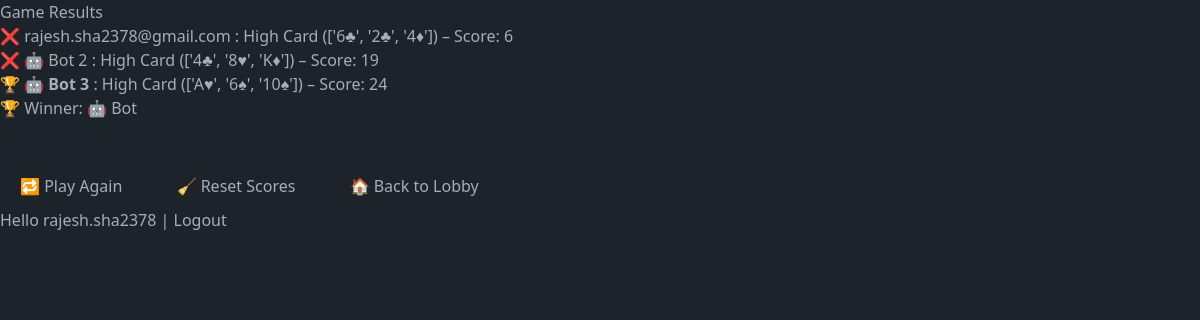
/reveal/c2f78ed4/ (signed in), run on the app's committed database.
### home/models.py (models this page shows)
class Player(models.Model):
    user = models.ForeignKey(User, on_delete=models.CASCADE, null=True, blank=True)
    room = models.ForeignKey(GameRoom, on_delete=models.CASCADE)
    card = models.JSONField(null=True, blank=True)
    total_score = models.IntegerField(default=0)
    has_played = models.BooleanField(default=False)
    is_bot = models.BooleanField(default=False)
    score = models.IntegerField(default=0)

### home/views.py (the view)
# urls.py: path('reveal/<str:room_code>/', views.reveal_game, name='reveal_game'),
def reveal_game(request, room_code):
    room = get_object_or_404(GameRoom, room_code=room_code)
    players = Player.objects.filter(room=room)
    evaluated = []
    for p in players:
        if len(p.card) == 3:
            hand_rank = evaluate_hand(p.card)
            rank_num, card_vals = hand_rank
            rank_name = ["Trail", "Pure Sequence", "Sequence", "Flush", "Pair", "High Card"][rank_num - 1]
            score = sum(card_vals)
            p.score = score
            p.total_score += score
            p.save()
            evaluated.append((p, rank_num, card_vals, rank_name))
    if not evaluated:
        return redirect("/lobby/")
    winner_player, *_ = max(evaluated, key=lambda x: (-x[1], x[2]))
    return render(request, "home/reveal.html", {
    "players": players,
    "winner": winner_player,
    "room_code": room.room_code,
    "current_player": players.filter(user=request.user).first(),
    "evaluated": evaluated,
})

### home/utils.py (called while the page is built)
def evaluate_hand(hand):
    rank_order = {r: i for i, r in enumerate(RANKS)}
    values = sorted([rank_order[c[:-1]] for c in hand], reverse=True)
    suits  = [c[-1] for c in hand]
    ranks  = [c[:-1] for c in hand]
    is_trail         = (len(set(ranks)) == 1)
    is_flush         = (len(set(suits)) == 1)
    seq              = is_sequence(values)
    is_pure_sequence = seq and is_flush
    is_pair          = (len(set(ranks)) == 2)
    if is_trail:
        return (1, values)
    if is_pure_sequence:
        return (2, values)
    if seq:
        return (3, values)
    if is_flush:
        return (4, values)
    if is_pair:
        return (5, values)
    return (6, values)

def is_sequence(values):
    sorted_vals = sorted(values)
    if sorted_vals == list(range(sorted_vals[0], sorted_vals[0] + 3)):
        return True
    return sorted_vals == [0, 1, 12]

### home/templates/home/reveal.html (shortened to what this page needs)
{% extends "home/base.html" %}
{% block content %}
<head>
</head>
<body>
  <h2>Game Results</h2>
  <ul>
    {% for player, rank_num, card_vals, rank_name in evaluated %}
      <li>
        {% if player == winner %}
          🏆 <strong>
            {% if player.is_bot %}
              🤖 Bot {{ forloop.counter }}
            {% else %}
              {{ player.user.email }}
            {% endif %}
          </strong>: {{ rank_name }} ({{ player.card }}) – Score: {{ player.score }}
        {% else %}
          ❌ {% if player.is_bot %}
                🤖 Bot {{ forloop.counter }}
              {% else %}
                {{ player.user.email }}
              {% endif %}:
          {{ rank_name }} ({{ player.card }}) – Score: {{ player.score }}
        {% endif %}
      </li>
    {% endfor %}
  </ul>
  <h3>🏆 Winner:
    {% if winner.is_bot %}
      🤖 Bot
    {% else %}
      {% if winner.user == request.user %}
        🧑 You
      {% else %}
        {{ winner.user.email }}
      {% endif %}
    {% endif %}
  </h3>
  <br>
  <div style="margin-top: 20px;">
    <a href="/start/{{ room_code }}/">
      <button style="padding: 10px 20px; font-size: 16px;">🔁 Play Again</button>
    </a>
    <a href="/reset/{{ room_code }}/" style="margin-left: 10px;">
      <button style="padding: 10px 20px; font-size: 16px;">🧹 Reset Scores</button>
    </a>
    <a href="/lobby/" style="margin-left: 10px;">
      <button style="padding: 10px 20px; font-size: 16px;">🏠 Back to Lobby</button>
    </a>
  </div>
</body>
{% endblock %}

### home/templates/home/base.html (shortened to what this page needs)
{% load static %}
<html lang="en" data-theme="dark">
    <head>
        <link rel="stylesheet" href="{% static 'css/output.css' %}">
    </head>
    <body>
        {% block content %}
        {% endblock %}
    </body>
</html>
{% if request.user.is_authenticated %}
  Hello {{ request.user.username }} |
  <a href="{% url 'logout' %}?next=/">Logout</a>
{% else %}
  <a href="{% url 'social:begin' 'auth0' %}">Login with Auth0</a>
{% endif %}

### data on the page
Player: user.email "rajesh.sha2378@gmail.com", rank_name "High Card", card "['6♣', '2♣', '4♦']", score "6"
Player: rank_name "High Card", card "['4♣', '8♥', 'K♦']", score "19"
Player: rank_name "High Card", card "['A♥', '6♠', '10♠']", score "24"

### other printed values
{{ request.user.username }} "rajesh.sha2378"
